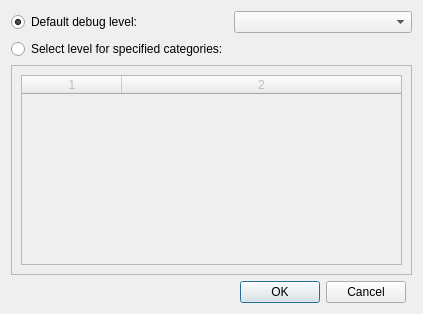
<?xml version="1.0" encoding="UTF-8"?>
<ui version="4.0">
 <class>GstLoggerProperties</class>
 <widget class="QDialog" name="GstLoggerProperties">
  <property name="geometry">
   <rect>
    <x>0</x>
    <y>0</y>
    <width>415</width>
    <height>314</height>
   </rect>
  </property>
  <property name="windowTitle">
   <string>Debug Level Properties</string>
  </property>
  <property name="modal">
   <bool>true</bool>
  </property>
  <layout class="QGridLayout" name="gridLayout">
   <item row="2" column="0" colspan="4">
    <widget class="QScrollArea" name="scrollArea">
     <property name="widgetResizable">
      <bool>true</bool>
     </property>
     <widget class="QWidget" name="scrollAreaWidgetContents">
      <property name="geometry">
       <rect>
        <x>0</x>
        <y>0</y>
        <width>395</width>
        <height>212</height>
       </rect>
      </property>
      <layout class="QGridLayout" name="gridLayout_2">
       <item row="0" column="0">
        <widget class="QTableWidget" name="tableWidget">
         <property name="enabled">
          <bool>false</bool>
         </property>
         <property name="rowCount">
          <number>0</number>
         </property>
         <property name="columnCount">
          <number>2</number>
         </property>
         <attribute name="horizontalHeaderCascadingSectionResizes">
          <bool>false</bool>
         </attribute>
         <attribute name="horizontalHeaderShowSortIndicator" stdset="0">
          <bool>false</bool>
         </attribute>
         <attribute name="horizontalHeaderStretchLastSection">
          <bool>true</bool>
         </attribute>
         <column/>
         <column/>
        </widget>
       </item>
      </layout>
     </widget>
    </widget>
   </item>
   <item row="0" column="0">
    <widget class="QRadioButton" name="defaultRadioButton">
     <property name="text">
      <string>Default debug level:</string>
     </property>
     <property name="checked">
      <bool>true</bool>
     </property>
    </widget>
   </item>
   <item row="0" column="1" colspan="3">
    <widget class="QComboBox" name="defaultDebugLevelComboBox"/>
   </item>
   <item row="1" column="0">
    <widget class="QRadioButton" name="specifiedRadioButton">
     <property name="text">
      <string>Select level for specified categories:</string>
     </property>
    </widget>
   </item>
   <item row="4" column="2">
    <widget class="QDialogButtonBox" name="buttonBox">
     <property name="standardButtons">
      <set>QDialogButtonBox::Cancel|QDialogButtonBox::Ok</set>
     </property>
     <property name="centerButtons">
      <bool>false</bool>
     </property>
    </widget>
   </item>
  </layout>
 </widget>
 <resources/>
 <connections/>
</ui>
